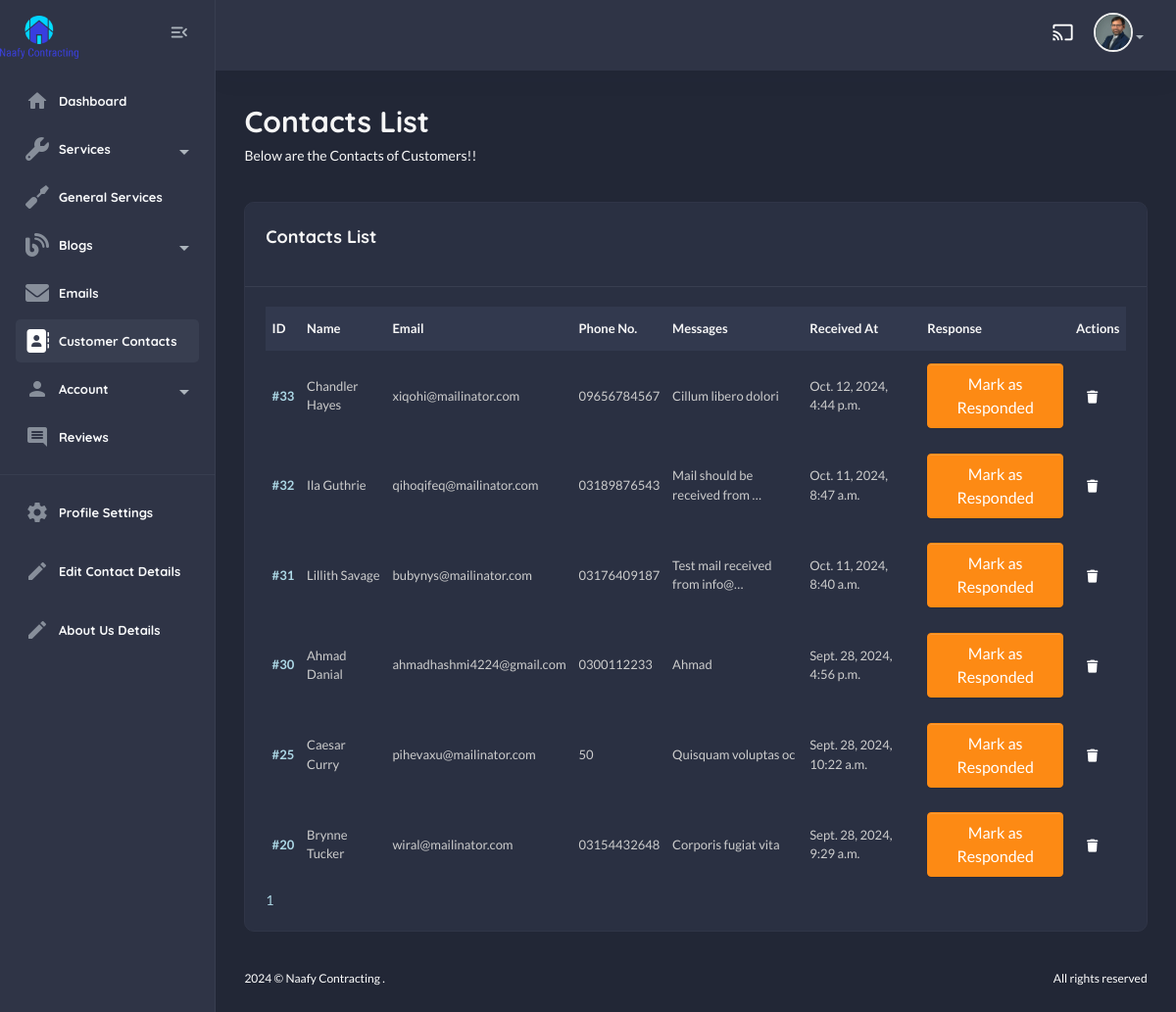
Before: /useradmin/contacts/ (signed in) with the older database file.
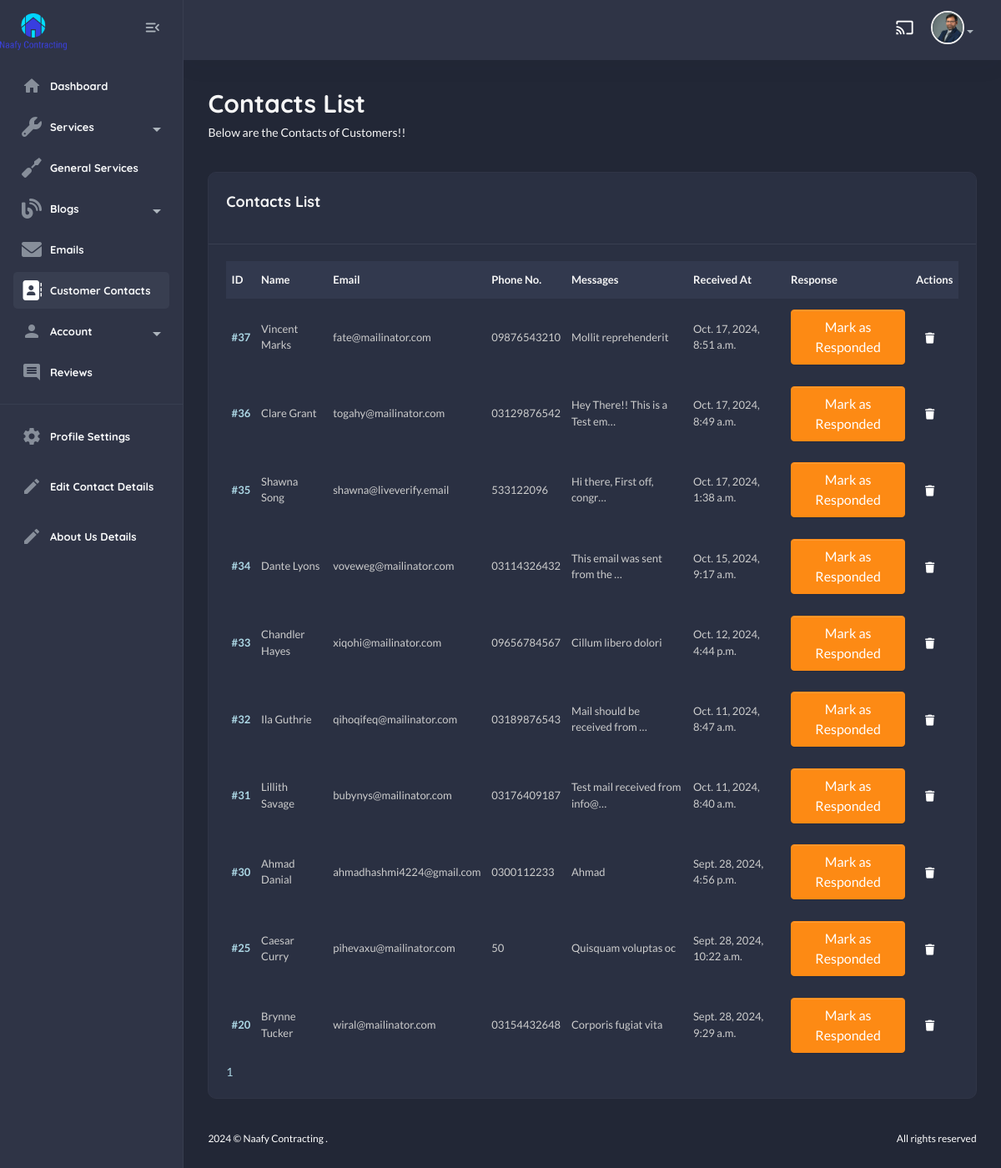
After: the same page with the newer database file.
### useradmin/models.py (models this page shows, shortened)
class Profile(models.Model):
    user = models.OneToOneField(User, on_delete=models.CASCADE)
    first_name = models.CharField(max_length=255, blank=True, null=True)
    last_name = models.CharField(max_length=255, blank=True, null=True)
    email = models.EmailField(max_length=255, blank=True, null=True)
    bio = models.TextField(default="This is My Bio!")
    address = models.CharField(max_length=255, blank=True, null=True)
    profile_image = models.ImageField(upload_to='profile_images/', blank=True, null=True)
    last_updated = models.DateTimeField(auto_now=True)

### contact/models.py (models this page shows, shortened)
class Contact(models.Model):
    name = models.CharField(max_length=100)
    email = models.EmailField(unique=True)
    phone_no = models.CharField(max_length=20, default="+123 456 7890")
    message = models.TextField()
    submitted_at = models.DateTimeField(auto_now_add=True)
    responded = models.BooleanField(default=False)

### useradmin/views.py (the view)
# urls.py: path("contacts/", views.contact_view, name="contact-list"),
@login_required
def contact_view(request):
    contacts = Contact.objects.all().order_by("-id")
    paginator = Paginator(contacts, 10)
    page_number = request.GET.get("page")
    page_obj = paginator.get_page(page_number)
    return render(request, "useradmin/contact-list.html", {"contacts":page_obj})

### home/context_processors.py (called while the page is built)
def default(request):
    services = Service.objects.all().order_by("-id")
    contact_details = ContactDetails.objects.first()
    return {
        "services" : services,
        "contact_details" : contact_details,
    }

### templates/useradmin/contact-list.html (shortened to what this page needs)
{% extends "useradmin/base.html" %}
    {% load static %}
        {% block content %}
            <section class="content-main">
                <div class="content-header">
                    <div>
                        <h2 class="content-title card-title">Contacts List</h2>
                        <p>Below are the Contacts of Customers!!</p>
                    </div>
                </div>
                <div class="card mb-4">
                    <header class="card-header">
                        <h4 class="card-title">Contacts List</h4>
                    </header>
                    <div class="card-body">
                        <div class="table-responsive">
                            <div class="table-responsive">
                                <table class="table align-middle table-nowrap mb-0">
                                    <thead class="table-light">
                                        <tr>
                                            <th class="align-middle" scope="col">ID</th>
                                            <th class="align-middle" scope="col">Name</th>
                                            <th class="align-middle" scope="col">Email</th>
                                            <th class="align-middle" scope="col">Phone No.</th>
                                            <th class="align-middle" scope="col">Messages</th>
                                            <th class="align-middle" scope="col">Received At</th>
                                            <th class="align-middle" scope="col">Response</th>
                                            <th class="align-middle" scope="col">Actions</th>
                                        </tr>
                                    </thead>
                                    <tbody>
                                        {% for c in contacts %}
                                            <tr>
                                                <td><a href="{% url "useradmin:contact-detail" c.id %}" class="fw-bold">#{{c.id}}</a></td>
                                                <td>{{c.name}}</td>
                                                <td>{{c.email}}</td>
                                                <td>{{c.phone_no}}</td>
                                                <td>{{c.message|truncatechars:30}}</td>
                                                <td>{{c.submitted_at}}</td>
                                                <td>
                                                    {% if c.responded %}
                                                        <span class="badge bg-success">Responded</span>
                                                    {% else %}
                                                        <form method="POST" action="{% url "useradmin:contact-response" c.id %}">
                                                            <button type="submit" class="btn btn-warning">Mark as Responded</button>
                                                        </form>
                                                    {% endif %}
                                                </td>
                                                <td>
                                                    <a href="{% url 'useradmin:delete-contact' c.id %}" class="btn btn-sm d-inline"><i class="fas fa-trash"></i></a>
                                                </td>
                                            </tr>
                                        {% endfor %}
                                    </tbody>
                                </table>
                            </div>
                        </div>
                        {% if contacts %}
                            <div class="row">
                                <div class="col-lg-12">
                                    <div class="blog__pagination">
                                        {% for num in contacts.paginator.page_range %}
                                            {% if contacts.number == num %}
                                                <a href="?page={{ num }}" class="active">{{ num }}</a>
                                            {% else %}
                                                <a href="?page={{ num }}">{{ num }}</a>
                                            {% endif %}
                                        {% endfor %}
                                    </div>
                                </div>
                            </div>
                        {% endif %}
                    </div>
                </div>
            </section>
{% endblock content %}

### templates/useradmin/base.html (shortened to what this page needs)
{% load static %}
<!DOCTYPE html>
<html lang="en">
    <head>
        <link href="{% static 'assets1/css/main.css' %}" rel="stylesheet" type="text/css" />
        <link rel="stylesheet" href="https://use.fontawesome.com/releases/v5.15.4/css/all.css">
        <link rel="stylesheet" href="{% static 'css/custom.css' %}" type="text/css">
        <link rel="stylesheet" href="https://cdnjs.cloudflare.com/ajax/libs/font-awesome/6.0.0/css/all.min.css">
    </head>
    <body class="dark">
        <aside class="navbar-aside" id="offcanvas_aside">
            <div class="d-flex justify-content-center align-items-center">
                <a href="{% url 'home:home' %}" target="_blank" class="brand-wrap">
                    <img src="{% static 'img/logo/nc-logo.png' %}" class="logo mr-100 mt-3" width="80px" alt="Naafy Dashboard" />
                </a>
                <div class="mx-3">
                    <button class="btn btn-icon btn-aside-minimize">
                        <i class="text-muted material-icons md-menu_open"></i>
                    </button>
                </div>
            </div>
            <nav>
                <ul class="menu-aside">
                    <li class="menu-item {% url 'useradmin:dashboard' as dashboard_url %} {% if request.path == dashboard_url %}active{% endif %}">
                        <a class="menu-link" href="{% url 'useradmin:dashboard' %}">
                            <i class="icon material-icons md-home"></i>
                            <span class="text">Dashboard</span>
                        </a>
                    </li>
                    <li class="menu-item has-submenu">
                        <a class="menu-link" href="#">
                            <i class="icon fas fa-wrench"></i>
                            <span class="text">Services</span>
                        </a>
                    </li>
                    <li class="menu-item {% url 'useradmin:gen-service-list' as gen_service_list %} {% if request.path == gen_service_list %}active{% endif %}">
                        <a class="menu-link" href="{% url 'useradmin:gen-service-list' %}">
                            <i class="icon fas fa-screwdriver"></i>
                            <span class="text">General Services</span>
                        </a>
                    </li>
                    <li class="menu-item has-submenu">
                        <a class="menu-link" href="#">
                            <i class="icon fas fa-blog"></i>
                            <span class="text">Blogs</span>
                        </a>
                    </li>
                    <li class="menu-item {% url 'useradmin:email-list' as email_list_url %} {% if request.path == email_list_url %}active{% endif %}">
                        <a class="menu-link" href="{% url 'useradmin:email-list' %}">
                            <i class="icon fas fa-envelope"></i>
                            <span class="text">Emails</span>
                        </a>
                    </li>
                    <li class="menu-item {% url 'useradmin:contact-list' as contact_list_url %} {% if request.path == contact_list_url %}active{% endif %}">
                        <a class="menu-link" href="{% url 'useradmin:contact-list' %}">
                            <i class="icon fas fa-address-book"></i>
                            <span class="text">Customer Contacts</span>
                        </a>
                    </li>
                        <li class="menu-item has-submenu">
                            <a class="menu-link">
                                <i class="icon material-icons md-person"></i>
                                <span class="text">Account</span>
                            </a>
                    <li class="menu-item {% url 'useradmin:reviews-list' as reviews_url %} {% if request.path == reviews_url %}active{% endif %} ">
                        <a class="menu-link" href="{% url "useradmin:reviews-list" %}">
                            <i class="icon material-icons md-comment"></i>
                            <span class="text">Reviews</span>
                        </a>
                    </li>
                </ul>
                <hr />
                <ul class="menu-aside">
                    <li class="menu-item">
                        <a class="menu-link" href="{% url "useradmin:profile" %}">
                            <i class="icon material-icons md-settings"></i>
                            <span class="text">Profile Settings</span>
                        </a>
                    </li>
                </ul>
                <ul class="menu-aside">
                    <li class="menu-item">
                        <a class="menu-link" href="{% url "useradmin:contact-details" %}">
                            <i class="icon material-icons md-edit"></i>
                            <span class="text">Edit Contact Details</span>
                        </a>
                    </li>
                </ul>
                <ul class="menu-aside">
                    <li class="menu-item">
                        <a class="menu-link" href="{% url "useradmin:about-us" %}">
                            <i class="icon material-icons md-edit"></i>
                            <span class="text">About Us Details</span>
                        </a>
                    </li>
                </ul>
                <br />
                <br />
            </nav>
        </aside>
        <main class="main-wrap">
            <header class="main-header navbar">
                <div class="col-nav ms-auto">
                    <ul class="nav ms-auto">
                        <li class="nav-item">
                            <a href="#" class="requestfullscreen nav-link btn-icon"><i class="material-icons md-cast"></i></a>
                        </li>
                        <li class="dropdown nav-item">
                            {% if request.user.profile.profile_image %}
                            <a class="dropdown-toggle" data-bs-toggle="dropdown" href="#" id="dropdownAccount" aria-expanded="false"> <img class="img-xs rounded-circle" src="{{request.user.profile.profile_image.url}}" alt="User" /></a>
                            {% endif %}
                        </li>
                    </ul>
                </div>
            </header>
            {% block content %}
            {% endblock content %}
            <footer class="main-footer font-xs">
                <div class="row pb-30 pt-15">
                    <div class="col-sm-6">
                        &copy; Naafy Contracting .
                    </div>
                    <div class="col-sm-6">
                        <div class="text-sm-end">All rights reserved</div>
                    </div>
                </div>
            </footer>
        </main>
    </body>
</html>

Changed rows visible on the page:
added Contact: id "37", name "Vincent Marks", email "fate@mailinator.com", phone_no "09876543210", message "Mollit reprehenderit", submitted_at "Oct. 17, 2024, 8:51 a.m.", responded "Mark as Responded"
added Contact: id "36", name "Clare Grant", email "togahy@mailinator.com", phone_no "03129876542", message "Hey There!! This is a Test em…", submitted_at "Oct. 17, 2024, 8:49 a.m.", responded "Mark as Responded"
added Contact: id "35", name "Shawna Song", email "shawna@liveverify.email", phone_no "533122096", message "Hi there, First off, congr…", submitted_at "Oct. 17, 2024, 1:38 a.m.", responded "Mark as Responded"
added Contact: id "34", name "Dante Lyons", email "voveweg@mailinator.com", phone_no "03114326432", message "This email was sent from the …", submitted_at "Oct. 15, 2024, 9:17 a.m.", responded "Mark as Responded"
